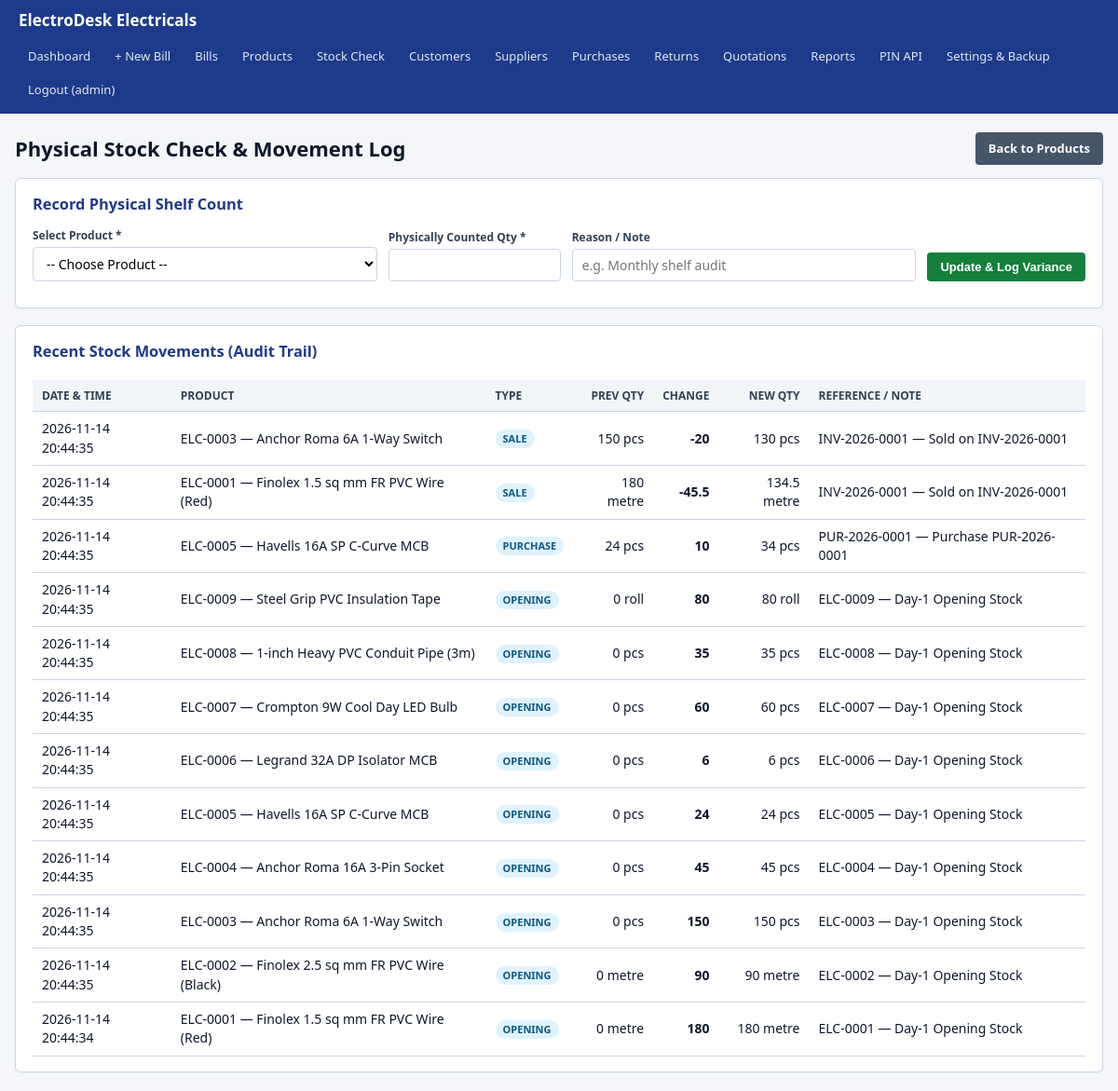
Page /products/reconcile (signed in) on the committed database.
### tables this page shows
CREATE TABLE store_settings (
    id INTEGER PRIMARY KEY CHECK (id = 1),
    store_name TEXT NOT NULL DEFAULT 'ElectroDesk Electricals',
    store_address TEXT NOT NULL DEFAULT 'Main Market Road, Goa',
    store_phone TEXT NOT NULL DEFAULT '',
    default_tax_rate NUMERIC NOT NULL DEFAULT 0.00
);

CREATE TABLE stock_movements (
    id INTEGER PRIMARY KEY AUTOINCREMENT,
    product_id INTEGER NOT NULL,
    movement_type TEXT NOT NULL CHECK (
        movement_type IN ('OPENING', 'PURCHASE', 'SALE', 'VOID_SALE', 'RETURN', 'RECONCILIATION')
    ),
    quantity_change NUMERIC NOT NULL,
    previous_qty NUMERIC NOT NULL,
    new_qty NUMERIC NOT NULL,
    reference_code TEXT,
    note TEXT,
    created_at TEXT NOT NULL DEFAULT (datetime('now', 'localtime')),
    FOREIGN KEY (product_id) REFERENCES products(id)
);

CREATE TABLE products (
    id INTEGER PRIMARY KEY AUTOINCREMENT,
    product_code TEXT NOT NULL UNIQUE,
    name TEXT NOT NULL,
    unit TEXT NOT NULL DEFAULT 'pcs',
    selling_price NUMERIC NOT NULL CHECK (selling_price >= 0),
    purchase_cost NUMERIC NOT NULL DEFAULT 0.00 CHECK (purchase_cost >= 0),
    stock_qty NUMERIC NOT NULL DEFAULT 0.00 CHECK (stock_qty >= 0),
    min_stock_threshold NUMERIC NOT NULL DEFAULT 5.00 CHECK (min_stock_threshold >= 0),
    is_active INTEGER NOT NULL DEFAULT 1 CHECK (is_active IN (0, 1)),
    created_at TEXT NOT NULL DEFAULT (datetime('now', 'localtime'))
);

### routes/product_routes.py (the view, shortened to what this page needs)
@product_bp.route("/reconcile", methods=["GET", "POST"])
@login_required
def reconcile():
    db_path = current_app.config["DB_PATH"]
    products = inventory_service.list_products(active_only=True, db_path=db_path)
    movements = inventory_service.get_recent_stock_movements(limit=25, db_path=db_path)
    return render_template("reconcile.html", products=products, movements=movements)

### app.py (called while the page is built)
def create_app(test_config: dict | None = None) -> Flask:
    app = Flask(__name__)
    app.config.from_object(Config)
    if test_config:
        app.config.update(test_config)
    init_db(db_path=app.config["DB_PATH"])
    if not app.config.get("TESTING"):
        backup_service.run_daily_auto_backup(
            db_path=app.config["DB_PATH"],
            backup_dir=app.config["BACKUP_DIR"],
        )
    @app.context_processor
    def inject_store_settings():
        return {"store": auth_service.get_store_settings(db_path=app.config["DB_PATH"])}
    app.register_blueprint(main_bp)
    app.register_blueprint(product_bp)
    app.register_blueprint(sales_bp)
    app.register_blueprint(purchase_bp)
    app.register_blueprint(ops_bp)
    app.register_blueprint(api_bp)
    return app

### database/db.py (called while the page is built)
def get_connection(db_path: str | None = None) -> sqlite3.Connection:
    target_path = db_path or Config.DB_PATH
    conn = sqlite3.connect(target_path, timeout=10.0)
    conn.row_factory = sqlite3.Row
    conn.execute("PRAGMA foreign_keys = ON;")
    conn.execute("PRAGMA journal_mode = WAL;")
    conn.execute("PRAGMA busy_timeout = 5000;")
    return conn

### routes/__init__.py (called while the page is built)
def login_required(view_func):
    @wraps(view_func)
    def wrapped_view(*args, **kwargs):
        if "user_id" not in session:
            flash("Please log in to access ElectroDesk.", "warning")
            return redirect(url_for("main.login"))
        return view_func(*args, **kwargs)
    return wrapped_view

### services/auth_service.py (called while the page is built)
def get_store_settings(db_path: str | None = None) -> dict:
    conn = get_connection(db_path)
    try:
        row = conn.execute("SELECT * FROM store_settings WHERE id = 1").fetchone()
        return dict(row) if row else {
            "store_name": "ElectroDesk Electricals",
            "store_address": "Main Market Road, Goa",
            "store_phone": "",
            "default_tax_rate": "0.00",
        }
    finally:
        conn.close()

### services/inventory_service.py (called while the page is built)
def get_recent_stock_movements(limit: int = 30, db_path: str | None = None) -> list[dict]:
    conn = get_connection(db_path)
    try:
        rows = conn.execute(
            """
            SELECT sm.*, p.name AS product_name, p.product_code, p.unit
            FROM stock_movements sm
            JOIN products p ON p.id = sm.product_id
            ORDER BY sm.id DESC
            LIMIT ?
            """,
            (limit,),
        ).fetchall()
        return [dict(r) for r in rows]
    finally:
        conn.close()

### templates/reconcile.html (shortened to what this page needs)
{% extends "base.html" %}
{% block content %}
<div class="page-header">
  <h1>Physical Stock Check &amp; Movement Log</h1>
  <a href="{{ url_for('products.index') }}" class="btn btn-secondary">Back to Products</a>
</div>
<div class="card">
  <h3>Record Physical Shelf Count</h3>
  <form method="POST" action="{{ url_for('products.reconcile') }}">
    <div class="form-row">
      <div class="form-group" style="flex: 2;">
        <label>Select Product *</label>
        <select name="product_id" required>
          <option value="">-- Choose Product --</option>
        </select>
      </div>
      <div class="form-group">
        <label>Physically Counted Qty *</label>
        <input type="number" step="0.01" min="0" name="counted_qty" required>
      </div>
      <div class="form-group" style="flex: 2;">
        <label>Reason / Note</label>
        <input type="text" name="note" placeholder="e.g. Monthly shelf audit">
      </div>
      <button type="submit" class="btn btn-success">Update &amp; Log Variance</button>
    </div>
  </form>
</div>
<div class="card">
  <h3>Recent Stock Movements (Audit Trail)</h3>
  <div class="table-wrap">
    <table>
      <thead>
        <tr>
          <th>Date &amp; Time</th>
          <th>Product</th>
          <th>Type</th>
          <th class="num">Prev Qty</th>
          <th class="num">Change</th>
          <th class="num">New Qty</th>
          <th>Reference / Note</th>
        </tr>
      </thead>
      <tbody>
        {% for m in movements %}
        <tr>
          <td>{{ m.created_at }}</td>
          <td>{{ m.product_code }} — {{ m.product_name }}</td>
          <td><span class="badge badge-info">{{ m.movement_type }}</span></td>
          <td class="num">{{ m.previous_qty }} {{ m.unit }}</td>
          <td class="num"><strong>{{ m.quantity_change }}</strong></td>
          <td class="num">{{ m.new_qty }} {{ m.unit }}</td>
          <td>{{ m.reference_code }} — {{ m.note }}</td>
        </tr>
        {% else %}
        <tr><td colspan="7">No stock movements recorded yet.</td></tr>
        {% endfor %}
      </tbody>
    </table>
  </div>
</div>
{% endblock %}

### templates/base.html (shortened to what this page needs)
<!DOCTYPE html>
<html lang="en">
<head>
  <link rel="stylesheet" href="{{ url_for('static', filename='style.css') }}">
</head>
<body>
  {% if session.get('user_id') %}
  <nav class="navbar no-print">
    <a class="brand" href="{{ url_for('main.dashboard') }}">{{ store.store_name }}</a>
    <div class="nav-links">
      <a href="{{ url_for('main.dashboard') }}">Dashboard</a>
      <a href="{{ url_for('sales.new_bill') }}">+ New Bill</a>
      <a href="{{ url_for('sales.billing_list') }}">Bills</a>
      <a href="{{ url_for('products.index') }}">Products</a>
      <a href="{{ url_for('products.reconcile') }}">Stock Check</a>
      <a href="{{ url_for('sales.customers') }}">Customers</a>
      <a href="{{ url_for('purchases.suppliers') }}">Suppliers</a>
      <a href="{{ url_for('purchases.purchases') }}">Purchases</a>
      <a href="{{ url_for('ops.returns') }}">Returns</a>
      <a href="{{ url_for('ops.quotations') }}">Quotations</a>
      <a href="{{ url_for('ops.reports') }}">Reports</a>
      <a href="{{ url_for('main.pin_lookup') }}">PIN API</a>
      <a href="{{ url_for('main.settings') }}">Settings &amp; Backup</a>
      <a href="{{ url_for('main.logout') }}">Logout ({{ session.get('username') }})</a>
    </div>
  </nav>
  {% endif %}
  <div class="container">
    {% block content %}{% endblock %}
  </div>
</body>
</html>

### static/style.css (style rules this page uses)
:root { --bg: #f4f6f9; --surface: #ffffff; --primary: #1e3a8a; --primary-hover: #1d4ed8; --secondary: #475569; --success: #15803d; --danger: #b91c1c; --warning: #b45309; --border: #cbd5e1; --text: #0f172a; --muted: #64748b; }
* { box-sizing: border-box; }
body { margin: 0; font-family: "Segoe UI", Tahoma, Geneva, Verdana, sans-serif; background: var(--bg); color: var(--text); font-size: 14px; line-height: 1.45; }
.navbar { background: var(--primary); color: #fff; padding: 10px 20px; display: flex; flex-wrap: wrap; align-items: center; justify-content: space-between; gap: 10px; }
.brand { font-weight: 700; font-size: 17px; color: #fff; text-decoration: none; }
.nav-links { display: flex; flex-wrap: wrap; gap: 6px; }
.nav-links a { color: #e2e8f0; text-decoration: none; padding: 6px 10px; border-radius: 4px; font-size: 13px; }
.container { max-width: 1220px; margin: 20px auto; padding: 0 16px; }
.card { background: var(--surface); border: 1px solid var(--border); border-radius: 6px; padding: 16px 18px; margin-bottom: 18px; box-shadow: 0 1px 2px rgba(0, 0, 0, 0.04); }
.card h2, .card h3 { margin-top: 0; margin-bottom: 12px; color: var(--primary); }
.form-row { display: flex; flex-wrap: wrap; gap: 12px; margin-bottom: 12px; align-items: flex-end; }
.form-group { display: flex; flex-direction: column; flex: 1; min-width: 150px; }
label { font-weight: 600; font-size: 12px; margin-bottom: 4px; color: #334155; }
input, select, textarea { padding: 7px 10px; border: 1px solid var(--border); border-radius: 4px; font-size: 14px; font-family: inherit; background: #fff; }
.btn { display: inline-block; padding: 8px 14px; border: none; border-radius: 4px; background: var(--primary); color: #fff; font-weight: 600; font-size: 13px; cursor: pointer; text-decoration: none; text-align: center; }
.btn-secondary { background: var(--secondary); }
.btn-success { background: var(--success); }
.table-wrap { overflow-x: auto; }
table { width: 100%; border-collapse: collapse; margin-top: 6px; }
th, td { padding: 8px 10px; border-bottom: 1px solid var(--border); text-align: left; }
th { background: #f1f5f9; font-weight: 700; font-size: 12px; text-transform: uppercase; color: #334155; }
.num { text-align: right; font-variant-numeric: tabular-nums; }
.badge { display: inline-block; padding: 2px 8px; border-radius: 12px; font-size: 11px; font-weight: 700; }
.badge-info { background: #e0f2fe; color: #075985; }
.page-header { display: flex; justify-content: space-between; align-items: center; flex-wrap: wrap; gap: 10px; margin-bottom: 14px; }
.page-header h1 { margin: 0; font-size: 22px; }

### rows in the picture
store_settings: store_name "ElectroDesk Electricals"
stock_movements: created_at "2026-11-14 20:44:35", product_code "ELC-0003", product_name "Anchor Roma 6A 1-Way Switch", movement_type "SALE", previous_qty "150", unit "pcs", quantity_change "-20", new_qty "130", reference_code "INV-2026-0001", note "Sold on INV-2026-0001"
stock_movements: created_at "2026-11-14 20:44:35", product_code "ELC-0001", product_name "Finolex 1.5 sq mm FR PVC Wire (Red)", movement_type "SALE", previous_qty "180", unit "metre", quantity_change "-45.5", new_qty "134.5", reference_code "INV-2026-0001", note "Sold on INV-2026-0001"
stock_movements: created_at "2026-11-14 20:44:35", product_code "ELC-0005", product_name "Havells 16A SP C-Curve MCB", movement_type "PURCHASE", previous_qty "24", unit "pcs", quantity_change "10", new_qty "34", reference_code "PUR-2026-0001", note "Purchase PUR-2026-0001"
stock_movements: created_at "2026-11-14 20:44:35", product_code "ELC-0009", product_name "Steel Grip PVC Insulation Tape", movement_type "OPENING", previous_qty "0", unit "roll", quantity_change "80", new_qty "80", reference_code "ELC-0009", note "Day-1 Opening Stock"
stock_movements: created_at "2026-11-14 20:44:35", product_code "ELC-0008", product_name "1-inch Heavy PVC Conduit Pipe (3m)", movement_type "OPENING", previous_qty "0", unit "pcs", quantity_change "35", new_qty "35", reference_code "ELC-0008", note "Day-1 Opening Stock"
stock_movements: created_at "2026-11-14 20:44:35", product_code "ELC-0007", product_name "Crompton 9W Cool Day LED Bulb", movement_type "OPENING", previous_qty "0", unit "pcs", quantity_change "60", new_qty "60", reference_code "ELC-0007", note "Day-1 Opening Stock"
stock_movements: created_at "2026-11-14 20:44:35", product_code "ELC-0006", product_name "Legrand 32A DP Isolator MCB", movement_type "OPENING", previous_qty "0", unit "pcs", quantity_change "6", new_qty "6", reference_code "ELC-0006", note "Day-1 Opening Stock"
stock_movements: created_at "2026-11-14 20:44:35", product_code "ELC-0005", product_name "Havells 16A SP C-Curve MCB", movement_type "OPENING", previous_qty "0", unit "pcs", quantity_change "24", new_qty "24", reference_code "ELC-0005", note "Day-1 Opening Stock"
stock_movements: created_at "2026-11-14 20:44:35", product_code "ELC-0004", product_name "Anchor Roma 16A 3-Pin Socket", movement_type "OPENING", previous_qty "0", unit "pcs", quantity_change "45", new_qty "45", reference_code "ELC-0004", note "Day-1 Opening Stock"
stock_movements: created_at "2026-11-14 20:44:35", product_code "ELC-0003", product_name "Anchor Roma 6A 1-Way Switch", movement_type "OPENING", previous_qty "0", unit "pcs", quantity_change "150", new_qty "150", reference_code "ELC-0003", note "Day-1 Opening Stock"
stock_movements: created_at "2026-11-14 20:44:35", product_code "ELC-0002", product_name "Finolex 2.5 sq mm FR PVC Wire (Black)", movement_type "OPENING", previous_qty "0", unit "metre", quantity_change "90", new_qty "90", reference_code "ELC-0002", note "Day-1 Opening Stock"
stock_movements: created_at "2026-11-14 20:44:34", product_code "ELC-0001", product_name "Finolex 1.5 sq mm FR PVC Wire (Red)", movement_type "OPENING", previous_qty "0", unit "metre", quantity_change "180", new_qty "180", reference_code "ELC-0001", note "Day-1 Opening Stock"

### other values in the picture
{{ session.get('username') }} "admin"
